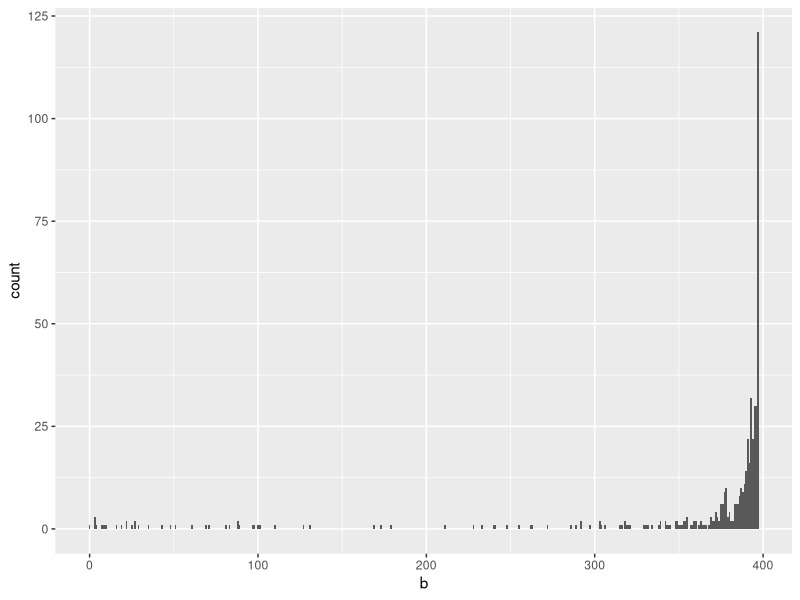
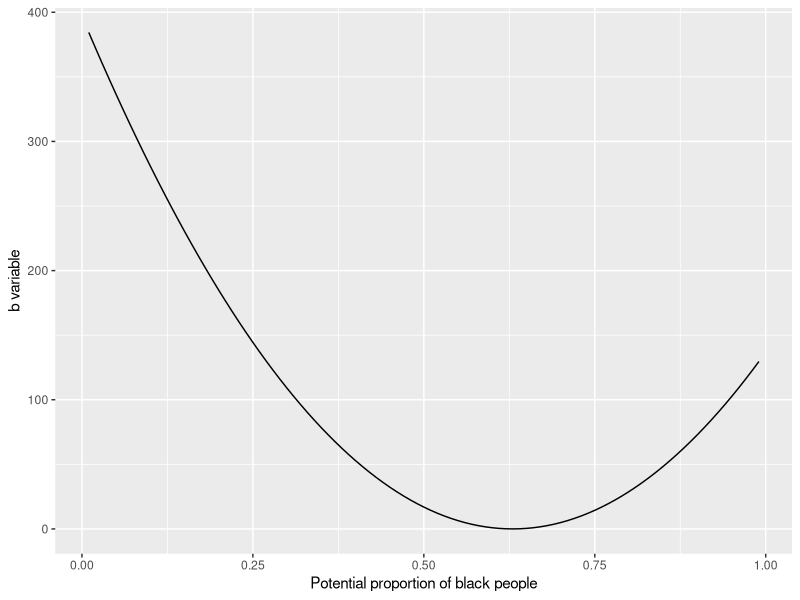
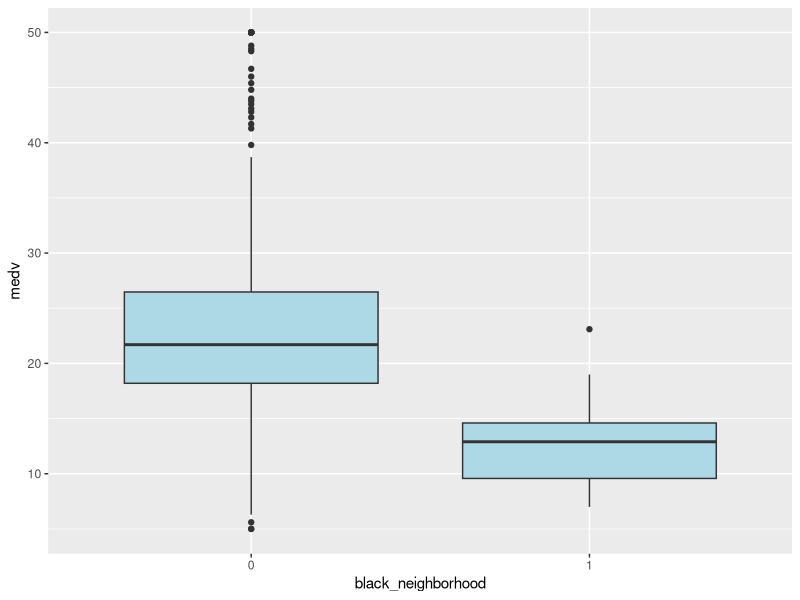
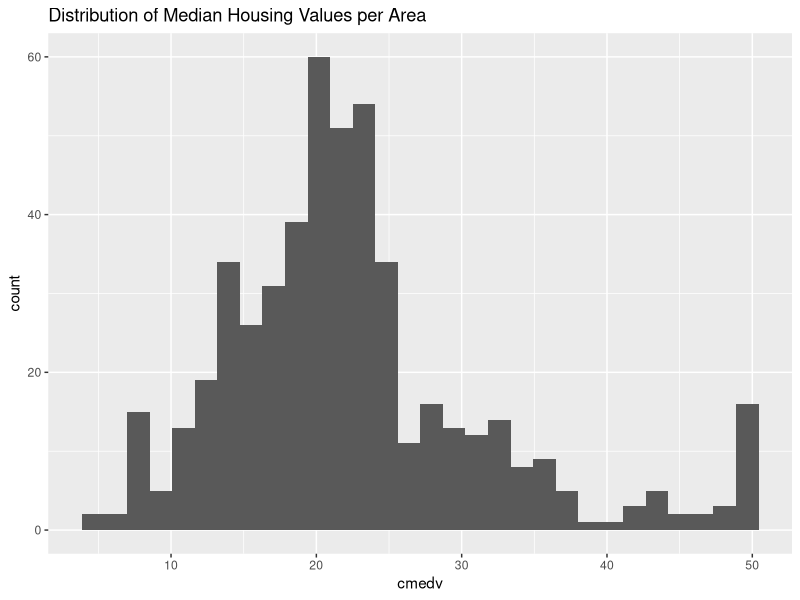
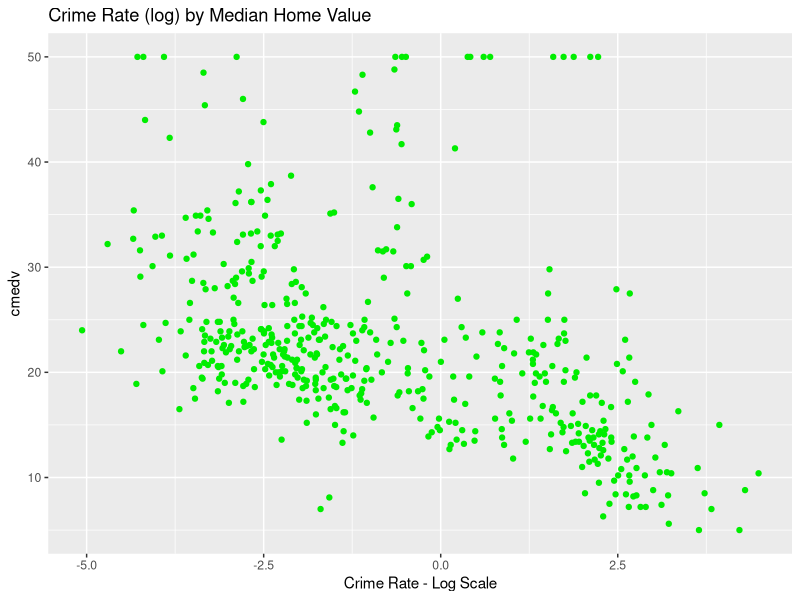
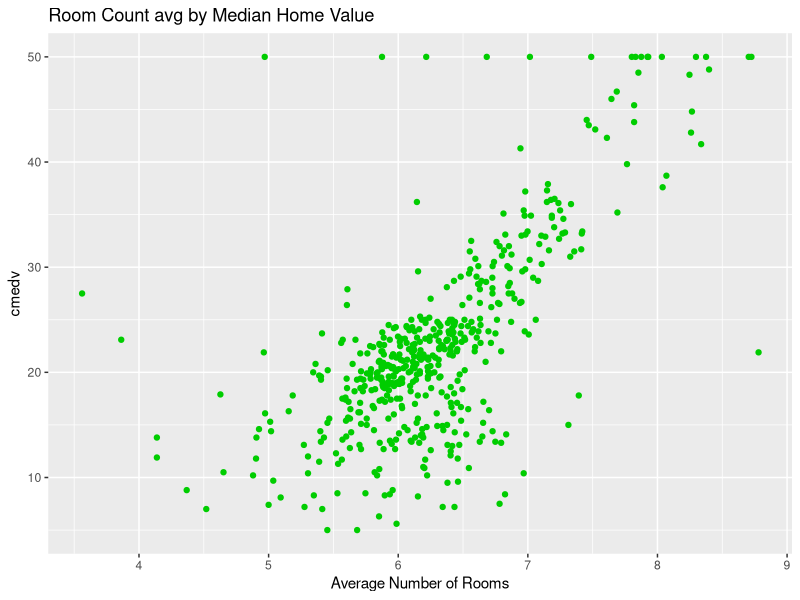
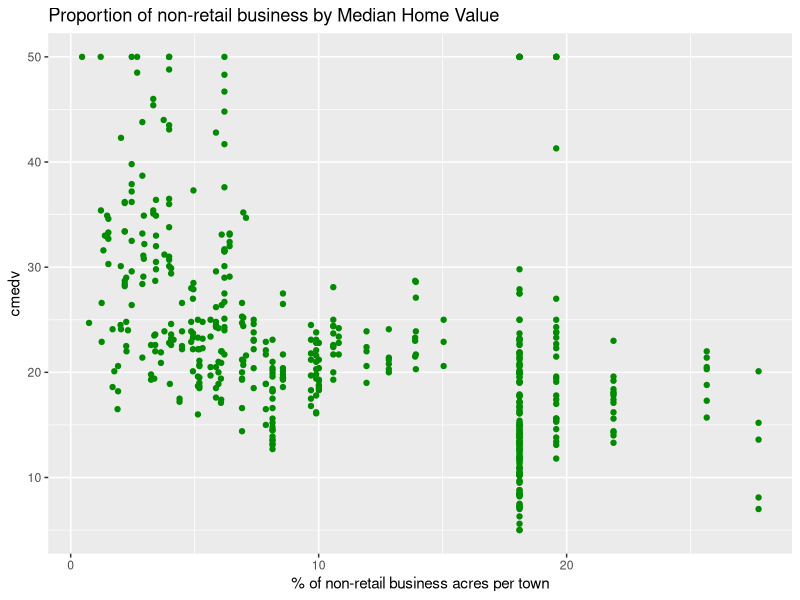
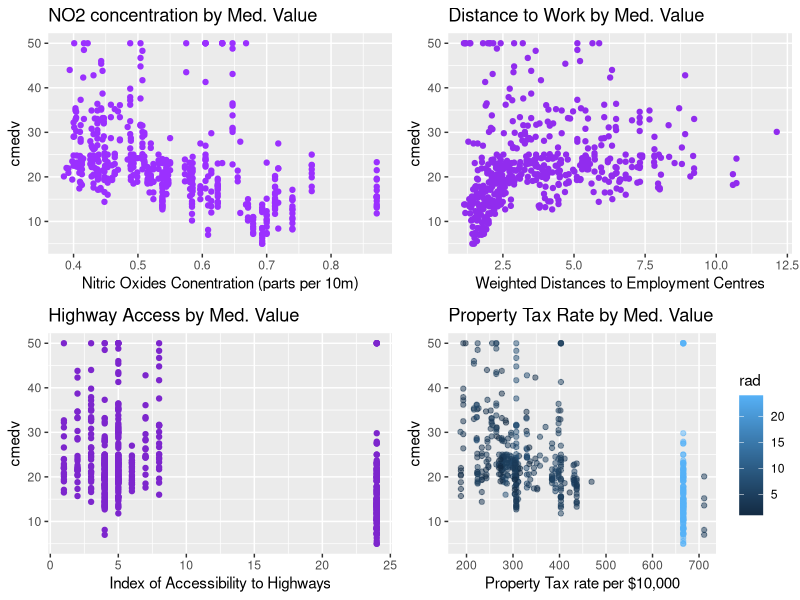

Here is the R script that generated these plots, in order:
## ---- chunk 1
knitr::opts_chunk$set(echo = TRUE)
library(ggplot2)
library(dplyr)
# install.packages("gridExtra")
library(gridExtra)
#?BostonHousing2
## ---- chunk 2
# Download our dataset
library(mlbench)
data(BostonHousing2)
data <- BostonHousing2
head(data)
## ---- chunk 3
# plot the distribution on the "b" variable. 
ggplot(data, aes(x = b))+
  geom_histogram(binwidth = 1)
## ---- chunk 4
# Using the dataset's documentation, plot potential values for proportions of black people
# against each value of `data$b`. 
props <- c()
i <- .01
for(x in 1:99){
    props <- c(props,1000*(i-.63)**2 )
    i = i + .01
}
parab <- data.frame(props,seq(.01, .99, by=.01))
colnames(parab) = c('x','y')
ggplot(data = parab, aes(x=y, y=x ))+
  geom_line()+
  labs(x = "Potential proportion of black people", y='b variable')

## ---- chunk 5
# code to create binary black_neighborhood variable
data <- data %>% 
           mutate(black_neighborhood = (b <= 136.9) * 1)
# what % of our neighborhoods are black neighborhoods by this definition? 
sum(data$black_neighborhood)/nrow(data)
## ---- chunk 6
data$black_neighborhood <- as.factor(data$black_neighborhood)
# plot our new variable and the price distributions across it. 
ggplot(data, aes(x= black_neighborhood, y=medv))+
  geom_boxplot(fill="light blue")

## ---- chunk 7
ggplot(data, aes(x=cmedv))+
  geom_histogram()+
  labs(title = "Distribution of Median Housing Values per Area")
## ---- chunk 8
ggplot(data, aes(x = log(crim), y = cmedv))+
  geom_point(color = 'green2')+
  labs(title="Crime Rate (log) by Median Home Value",
       x = "Crime Rate - Log Scale")
## ---- chunk 9
ggplot(data, aes(x = rm, y = cmedv))+
  geom_point(color = 'green3')+
  labs(title="Room Count avg by Median Home Value",
       x = "Average Number of Rooms")
## ---- chunk 10
ggplot(data, aes(x = indus, y = cmedv))+
  geom_point(color = 'green4')+
  labs(title="Proportion of non-retail business by Median Home Value",
       x = "% of non-retail business acres per town")
## ---- chunk 11

p1 <- ggplot(data, aes(x = nox, y = cmedv))+
      geom_point(color = 'purple1')+
      labs(title="NO2 concentration by Med. Value",
           x = "Nitric Oxides Conentration (parts per 10m)")

p2 <- ggplot(data, aes(x = dis, y = cmedv))+
      geom_point(color = 'purple2')+
      labs(title="Distance to Work by Med. Value",
           x = "Weighted Distances to Employment Centres")

p3 <- ggplot(data, aes(x = rad, y = cmedv))+
      geom_point(color = 'purple3')+
      labs(title="Highway Access by Med. Value",
           x = "Index of Accessibility to Highways")

p4 <- ggplot(data, aes(x = tax, y = cmedv, color=rad))+
      geom_point(alpha=.5)+
      labs(title="Property Tax Rate by Med. Value",
           x = "Property Tax rate per $10,000")

# Proportions
p5 <- ggplot(data, aes(x = ptratio, y = cmedv))+
      geom_point(color = 'orange2')+
      labs(title="Student-Teacher Ratio by Med. Value",
           x = "Studnets per Teacher")

p6 <- ggplot(data, aes(x = age, y = cmedv))+
      geom_point(color = 'orange3')+
      labs(title="Age by Med. Value",
           x = "% of homes build prior to 1940")

p7 <- ggplot(data, aes(x = lstat, y = cmedv))+
  geom_point(color = 'orange4')+
  labs(title="% of Lower Class by Med. Value",
       x = "% of 'Lower Status' Citizens")

# Boolean Variables
p8 <- ggplot(data, aes(x = chas, y = cmedv))+
      geom_boxplot(fill = "lightblue2")+
      labs(title="House By the River (y/n) by Med. Value",
           x = "Homes Line Charles River")

grid.arrange(p1,p2,p3,p4,
  ncol = 2,
  clip = TRUE
)

grid.arrange(p5,p6,p7,p8,
  ncol = 2,
  clip = FALSE
)
## ---- chunk 12
data <- data %>% 
  filter(cmedv<50)
## ---- chunk 13
benchmark <- lm(cmedv ~ crim + zn + indus + chas + nox + rm + age + dis + rad + tax + ptratio + lstat + black_neighborhood, data = data)

summary(benchmark)
## ---- chunk 14
# plot our residual plot
ggplot(benchmark, aes(x = .fitted, y = .resid)) +
  geom_point()+
  labs(title='Residual Plot for Benchmark Model')
